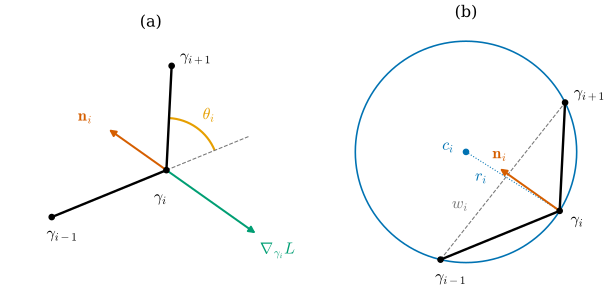

Source code (Python):
"""Figure 32.3.1: one vertex gamma_i of a discrete curve and what the four discrete curvatures measure there.
(a) turning angle theta_i, vertex normal n_i, and the length gradient grad L = t_{i-1} - t_i = -kappa^B_i n_i
(Proposition 32.3.6); (b) the circle through gamma_{i-1}, gamma_i, gamma_{i+1} (Proposition 32.3.8).

Run: PYTHONPATH=tools python3 chapters/32-ddg-overview/figures/fig-32-3-1-vertex-curvatures.py
"""
import sys
from pathlib import Path

import numpy as np

sys.path.insert(0, str(Path(__file__).resolve().parents[1] / "lib"))
import dgfig  # noqa: E402
dgfig.setup()
import matplotlib.pyplot as plt  # noqa: E402
from matplotlib.patches import Arc, Circle  # noqa: E402

import dgdec as dd  # noqa: E402
import ddg32  # noqa: E402

C = dgfig.COLORS
J = ddg32.J
G = np.array([[-1.1, -0.45], [0.0, 0.0], [0.05, 1.0]])   # gamma_{i-1}, gamma_i, gamma_{i+1} (a left turn)
th = dd.turning_angles(G, False)[1]
kB = dd.curvature_length_variation(G, False)[1]
kD = dd.curvature_osculating_circle(G, False)[1]
t0 = (G[1] - G[0]) / np.linalg.norm(G[1] - G[0])
t1 = (G[2] - G[1]) / np.linalg.norm(G[2] - G[1])
n_i = dd.curve_vertex_normals(G, False)[1]
grad = dd.length_gradient(G, False)[1]
assert th > 0 and np.allclose(grad, t0 - t1) and np.allclose(grad, -kB * n_i)
c = ddg32.circumcenters(G)[1]          # treat the three points as a closed triangle; center at vertex 1
rad = np.linalg.norm(c - G[1])
assert abs(1 / rad - kD) < 1e-12 and np.allclose([np.linalg.norm(c - p) for p in G], rad)
lbar = 0.5 * (np.linalg.norm(G[1] - G[0]) + np.linalg.norm(G[2] - G[1]))
assert abs(np.dot(c - G[1], n_i) - lbar / kB) < 1e-12        # Proposition 32.3.8

fig, (ax, bx) = plt.subplots(1, 2, figsize=(6.8, 3.2))


def arrow(a, p, v, col, lw=1.5):
    a.annotate("", xy=p + v, xytext=p, arrowprops=dict(arrowstyle="-|>", color=col, lw=lw, mutation_scale=10))


for a, off_i in ((ax, (-0.12, -0.3)), (bx, (0.1, -0.12))):     # (a): gamma_i below, clear of the gradient arrow
    a.plot(G[:, 0], G[:, 1], color=C["main"], lw=dgfig.LW["main"])
    a.plot(G[:, 0], G[:, 1], "o", color=C["main"], ms=4, zorder=5)
    for k, lab, off in ((0, r"$\gamma_{i-1}$", (-0.05, -0.2)), (1, r"$\gamma_i$", off_i),
                        (2, r"$\gamma_{i+1}$", (0.08, 0.05))):
        a.text(G[k, 0] + off[0], G[k, 1] + off[1], lab, fontsize=12)
    a.set_aspect("equal")
    a.set_axis_off()

# (a) extension of edge i-1, turning angle, vertex normal, length gradient
ext = G[1] + 0.85 * t0
ax.plot([G[1, 0], ext[0]], [G[1, 1], ext[1]], color=C["aux"], lw=dgfig.LW["aux"], ls="--")
a0 = np.degrees(np.arctan2(t0[1], t0[0]))
a1 = np.degrees(np.arctan2(t1[1], t1[0]))
ax.add_patch(Arc(G[1], 1.0, 1.0, theta1=a0, theta2=a1, color=C["accent"], lw=1.6))
mid = np.radians(0.5 * (a0 + a1))
ax.text(G[1, 0] + 0.6 * np.cos(mid), G[1, 1] + 0.6 * np.sin(mid), r"$\theta_i$", color=C["accent"], fontsize=12)
arrow(ax, G[1], 0.7 * n_i, C["normal"])
ax.text(*(G[1] + 0.82 * n_i + np.array([-0.18, 0.0])), r"$\mathbf{n}_i$", color=C["normal"], fontsize=12)
arrow(ax, G[1], grad, C["third"])
ax.text(*(G[1] + grad + np.array([0.02, -0.18])), r"$\nabla_{\gamma_i}L$", color=C["third"], fontsize=12)
ax.set_xlim(-1.55, 1.25)
ax.set_ylim(-0.95, 1.3)
ax.set_title("(a)", fontsize=12)

# (b) circumcircle, its center, the chord w_i
bx.add_patch(Circle(c, rad, fc="none", ec=C["tangent"], lw=1.2))
bx.plot(*c, "o", color=C["tangent"], ms=4)
bx.text(c[0] - 0.22, c[1] + 0.02, r"$c_i$", color=C["tangent"], fontsize=12)
bx.plot([c[0], G[1, 0]], [c[1], G[1, 1]], color=C["tangent"], lw=dgfig.LW["aux"], ls=":")
mr = c + 0.12 * (G[1] - c)                       # near c, where the n_i arrow does not reach
bx.text(mr[0] - 0.02, mr[1] - 0.2, r"$r_i$", color=C["tangent"], fontsize=12)
bx.plot([G[0, 0], G[2, 0]], [G[0, 1], G[2, 1]], color=C["aux"], lw=dgfig.LW["aux"], ls="--")
mw = G[0] + 0.3 * (G[2] - G[0])
bx.text(mw[0] - 0.24, mw[1] + 0.04, r"$w_i$", color=C["aux"], fontsize=12)
arrow(bx, G[1], 0.7 * n_i, C["normal"])
bx.text(*(G[1] + 0.7 * n_i + np.array([-0.05, 0.08])), r"$\mathbf{n}_i$", color=C["normal"], fontsize=12)
bx.set_xlim(c[0] - rad - 0.15, c[0] + rad + 0.15)
bx.set_ylim(c[1] - rad - 0.15, c[1] + rad + 0.15)
bx.set_title("(b)", fontsize=12)

fig.tight_layout()
dgfig.save(fig, __file__)
print(f"theta_i = {th:.4f}, kappa^B = {kB:.4f}, kappa^D = {kD:.4f}, r_i = {rad:.4f}, lbar = {lbar:.4f}")
